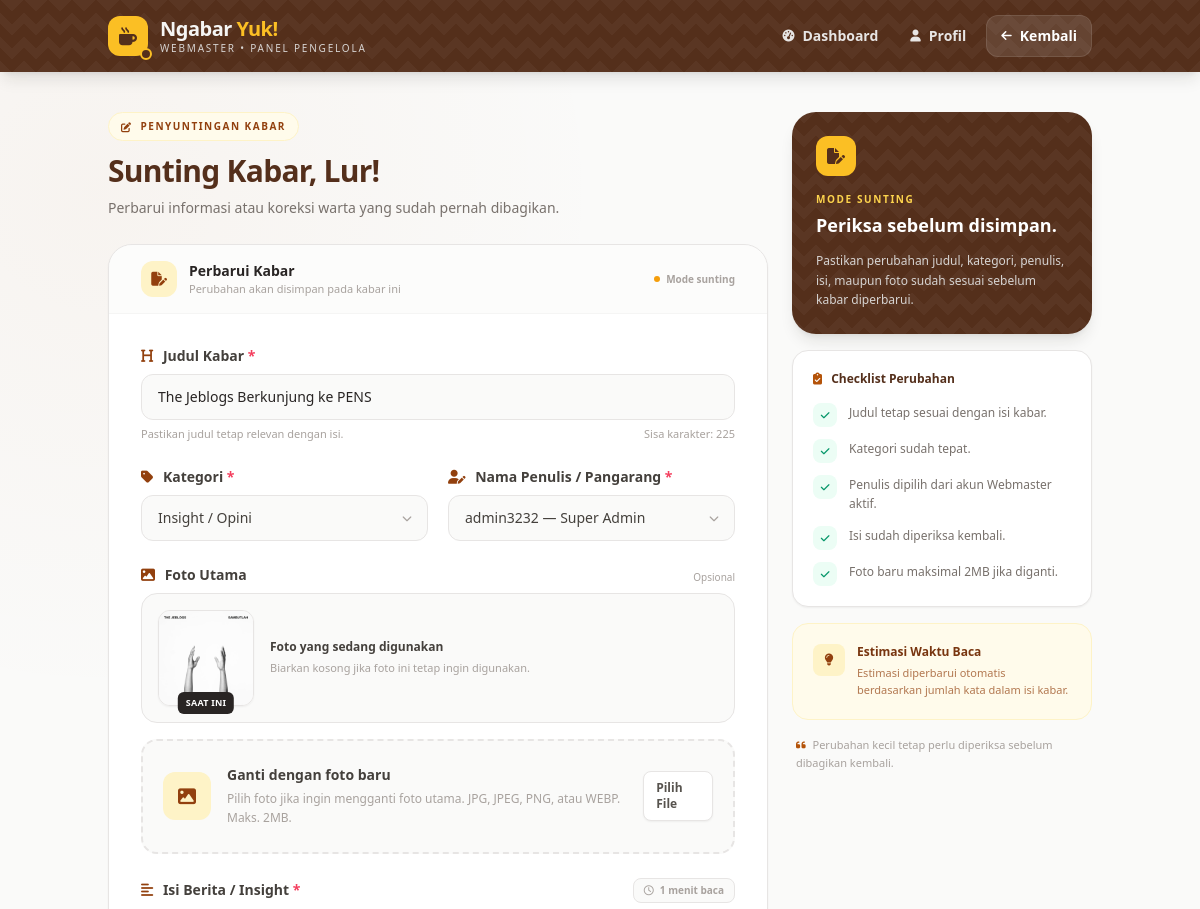
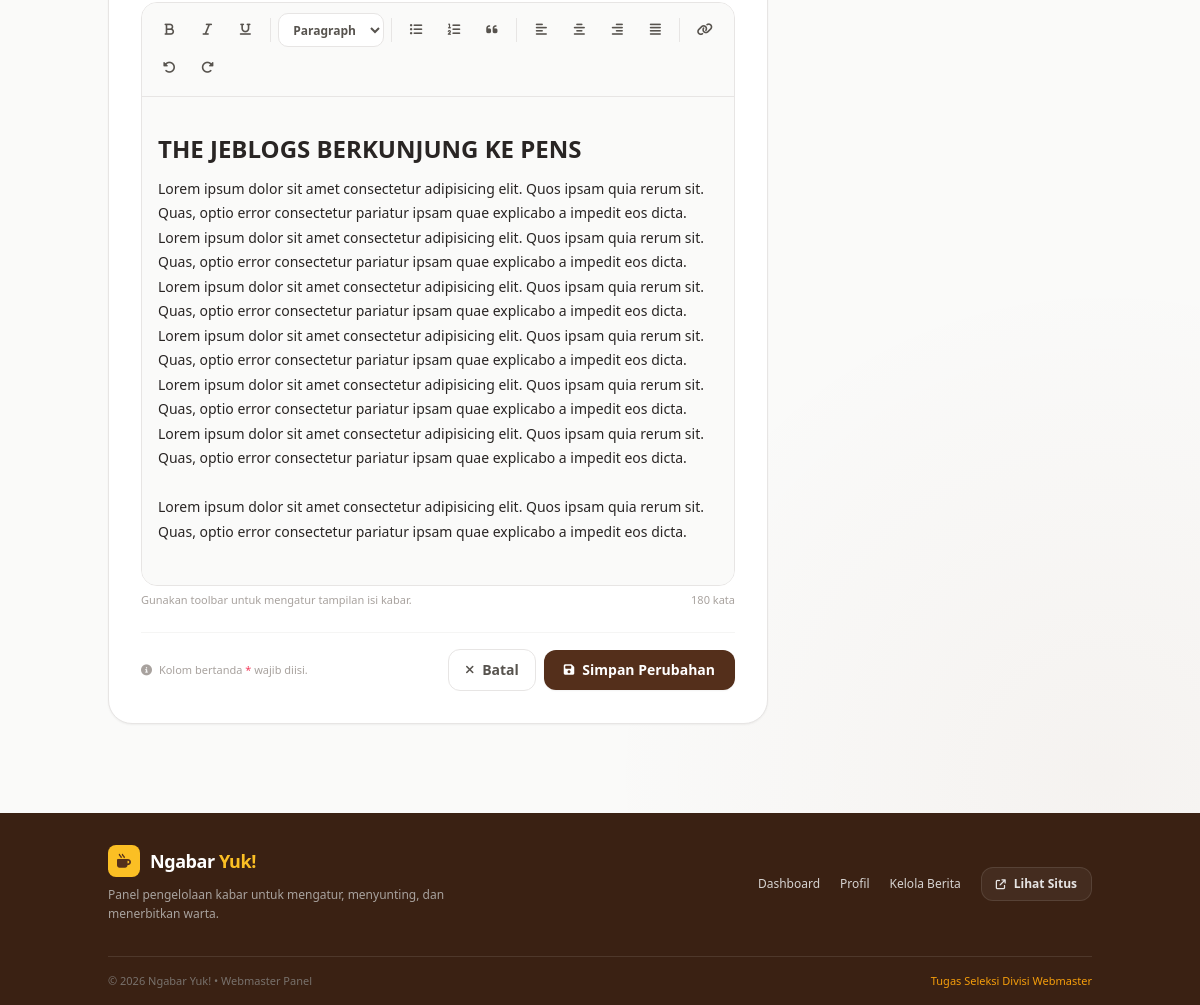
The page /webmasters/berita/update.php?id=21 (signed in) on the database its author committed (2 pictures, top to bottom).
### tables this page shows
CREATE TABLE IF NOT EXISTS `berita` (
  `id` int NOT NULL AUTO_INCREMENT,
  `judul` varchar(255) NOT NULL,
  `kategori` varchar(50) NOT NULL,
  `penulis` varchar(100) NOT NULL,
  `konten` text NOT NULL,
  `gambar` varchar(255) DEFAULT NULL,
  `read_time` int NOT NULL DEFAULT '1',
  `tanggal` timestamp NULL DEFAULT CURRENT_TIMESTAMP,
  PRIMARY KEY (`id`)
);

CREATE TABLE IF NOT EXISTS `users` (
  `id` int NOT NULL AUTO_INCREMENT,
  `nama` varchar(100) NOT NULL,
  `username` varchar(50) NOT NULL,
  `password` varchar(255) NOT NULL,
  `role` enum('admin','super_admin') NOT NULL DEFAULT 'admin',
  `status` enum('aktif','nonaktif') NOT NULL DEFAULT 'aktif',
  `created_at` timestamp NULL DEFAULT CURRENT_TIMESTAMP,
  PRIMARY KEY (`id`),
  UNIQUE KEY `username` (`username`)
);

### webmasters/berita/update.php (the view, shortened to what the rows shown need)
<?php
require_once '../../config.php';
$id = isset($_GET['id']) ? intval($_GET['id']) : 0;
$stmt = mysqli_prepare($conn, "SELECT * FROM berita WHERE id = ?");
mysqli_stmt_bind_param($stmt, "i", $id);
mysqli_stmt_execute($stmt);
$result = mysqli_stmt_get_result($stmt);
$berita = mysqli_fetch_assoc($result);
$usersQuery = mysqli_query(
    $conn,
    "SELECT id, nama, username, role FROM users WHERE status = 'aktif' ORDER BY nama ASC"
);
$users = [];
if ($usersQuery) {
    while ($user = mysqli_fetch_assoc($usersQuery)) {
        $users[] = $user;
    }
}
$selectedKategori = isset($_POST['kategori'])
    ? $_POST['kategori']
    : $berita['kategori'];
$selectedPenulis = isset($_POST['penulis'])
    ? $_POST['penulis']
    : $berita['penulis'];
$editorContent = isset($_POST['konten'])
    ? $_POST['konten']
    : $berita['konten'];
?>
<!DOCTYPE html>
<html lang="id">
<head>
    <script src="https://cdn.tailwindcss.com"></script>
    <link
        rel="stylesheet"
        href="https://cdnjs.cloudflare.com/ajax/libs/font-awesome/6.4.0/css/all.min.css">
</head>
<body class="bg-stone-50 text-stone-800 font-sans antialiased flex flex-col min-h-screen selection:bg-amber-200 selection:text-amber-900">
    <main class="max-w-5xl w-full mx-auto px-5 py-8 md:py-10 flex-grow">
        <div class="grid grid-cols-1 lg:grid-cols-[1fr_300px] gap-6 items-start">
            <div>
                <div class="mb-6">
                    <h1 class="text-2xl md:text-3xl font-black text-[#542f1b] tracking-tight">
                        Sunting Kabar, Lur!
                    </h1>
                </div>
                <div class="bg-white rounded-3xl border border-stone-200 shadow-sm overflow-hidden">
                    <div class="p-6 md:p-8">
                        <form
                            id="form-berita"
                            action=""
                            method="POST"
                            enctype="multipart/form-data"
                            class="space-y-6">
                            <div>
                                <label class="block text-sm font-bold text-stone-700 mb-2">
                                    <i class="fa-solid fa-heading mr-1.5 text-amber-800"></i>
                                    Judul Kabar
                                    <span class="text-rose-500">*</span>
                                </label>
                                <input
                                    type="text"
                                    id="input-judul"
                                    name="judul"
                                    value="<?= isset($_POST['judul']) ? htmlspecialchars($_POST['judul']) : htmlspecialchars($berita['judul']); ?>"
                                    required
                                    maxlength="255"
                                    class="form-field w-full px-4 py-3 bg-stone-50 border border-stone-200 rounded-xl text-sm text-stone-800 placeholder:text-stone-400 focus:outline-none focus:border-amber-600 focus:ring-4 focus:ring-amber-600/10">
                                <div class="flex items-center justify-between mt-1.5">
                                    <span class="text-[11px] text-stone-400">
                                    </span>
                                    <span
                                        id="judul-counter"
                                        class="text-[11px] text-stone-400 shrink-0">
                                    </span>
                                </div>
                            </div>
                            <div class="grid grid-cols-1 md:grid-cols-2 gap-5">
                                <div>
                                    <div class="relative">
                                        <select
                                            name="kategori"
                                            required
                                            class="form-field appearance-none w-full px-4 py-3 pr-10 bg-stone-50 border border-stone-200 rounded-xl text-sm text-stone-700 focus:outline-none focus:border-amber-600 focus:ring-4 focus:ring-amber-600/10 cursor-pointer">
                                            <option value="Insight" <?= ($selectedKategori === 'Insight') ? 'selected' : ''; ?>>
                                                Insight / Opini
                                            </option>
                                        </select>
                                    </div>
                                </div>
                                <div>
                                    <div class="relative">
                                        <select
                                            name="penulis"
                                            required
                                            class="form-field appearance-none w-full px-4 py-3 pr-10 bg-stone-50 border border-stone-200 rounded-xl text-sm text-stone-700 focus:outline-none focus:border-amber-600 focus:ring-4 focus:ring-amber-600/10 cursor-pointer">
                                            <?php foreach ($users as $user): ?>
                                                <option
                                                    value="<?= htmlspecialchars($user['nama']); ?>"
                                                    <?= ($selectedPenulis === $user['nama']) ? 'selected' : ''; ?>>
                                                    <?= htmlspecialchars($user['nama']); ?>
                                                    <?php if ($user['role'] === 'super_admin'): ?>
                                                        — Super Admin
                                                    <?php else: ?>
                                                        — Admin
                                                    <?php endif; ?>
                                                </option>
                                            <?php endforeach; ?>
                                        </select>
                                    </div>
                                </div>
                            </div>
                            <div>
                                <?php if (!empty($berita['gambar']) && file_exists('../../assets/img/' . $berita['gambar'])): ?>
                                    <div class="bg-stone-50 border border-stone-200 rounded-2xl p-4 mb-4">
                                        <div class="flex items-center gap-4">
                                            <div class="relative shrink-0">
                                                <img
                                                    src="../../assets/img/<?= htmlspecialchars($berita['gambar']); ?>"
                                                    alt="Foto Lama"
                                                    class="w-24 h-24 object-cover rounded-xl border border-stone-200 shadow-sm">
                                                <span class="absolute -bottom-2 left-1/2 -translate-x-1/2 whitespace-nowrap bg-stone-800 text-white text-[9px] font-bold uppercase tracking-wide px-2 py-1 rounded-md">
                                                    Saat Ini
                                                </span>
                                            </div>
                                            <div>
                                                <p class="text-xs font-bold text-stone-700">
                                                    Foto yang sedang digunakan
                                                </p>
                                                <p class="text-[11px] text-stone-400 mt-1 leading-relaxed">
                                                    Biarkan kosong jika foto ini tetap ingin digunakan.
                                                </p>
                                            </div>
                                        </div>
                                    </div>
                                <?php endif; ?>
                            </div>
                            <div>
                                <div class="editor-shell">
                                    <div
                                        id="editor-content"
                                        class="editor-content px-4 py-4 bg-stone-50"
                                        contenteditable="true"
                                        data-placeholder="Tuliskan berita atau ulasan mendalammu di sini..."><?= $editorContent; ?></div>
                                </div>
                            </div>
                        </form>
                    </div>
                </div>
            </div>
            <aside class="space-y-4 lg:sticky lg:top-24">
                <div class="bg-[#542f1b] text-white rounded-3xl p-6 shadow-lg shadow-stone-900/10 javanese-pattern">
                    <h2 class="text-lg font-black mt-1">
                        Periksa sebelum disimpan.
                    </h2>
                </div>
            </aside>
        </div>
    </main>
</body>
</html>

### rows shown on the page
berita: judul "The Jeblogs Berkunjung ke PENS", kategori "Insight / Opini", penulis "admin3232 — Super Admin", gambar (picture), konten "THE JEBLOGS BERKUNJUNG KE PENS Lorem ipsum dolor sit amet consectetur adipisicing elit. Quos ipsam quia rerum sit. Quas, optio error consectetur pariatur ipsam quae explicabo a impedit eos dicta. Lorem ipsum dolor sit amet consectetur adipisicing elit. Quos ipsam quia rerum sit. Quas, optio error consectetur pariatur ipsam quae explicabo a impedit eos dicta. Lorem ipsum dolor sit amet consectetur adipisicing elit. Quos ipsam quia rerum sit. Quas, optio error consectetur pariatur ipsam quae explicabo a impedit eos dicta. Lorem ipsum dolor sit amet consectetur adipisicing elit. Quos ipsam quia rerum sit. Quas, optio error consectetur pariatur ipsam quae explicabo a impedit eos dicta. Lorem…"
